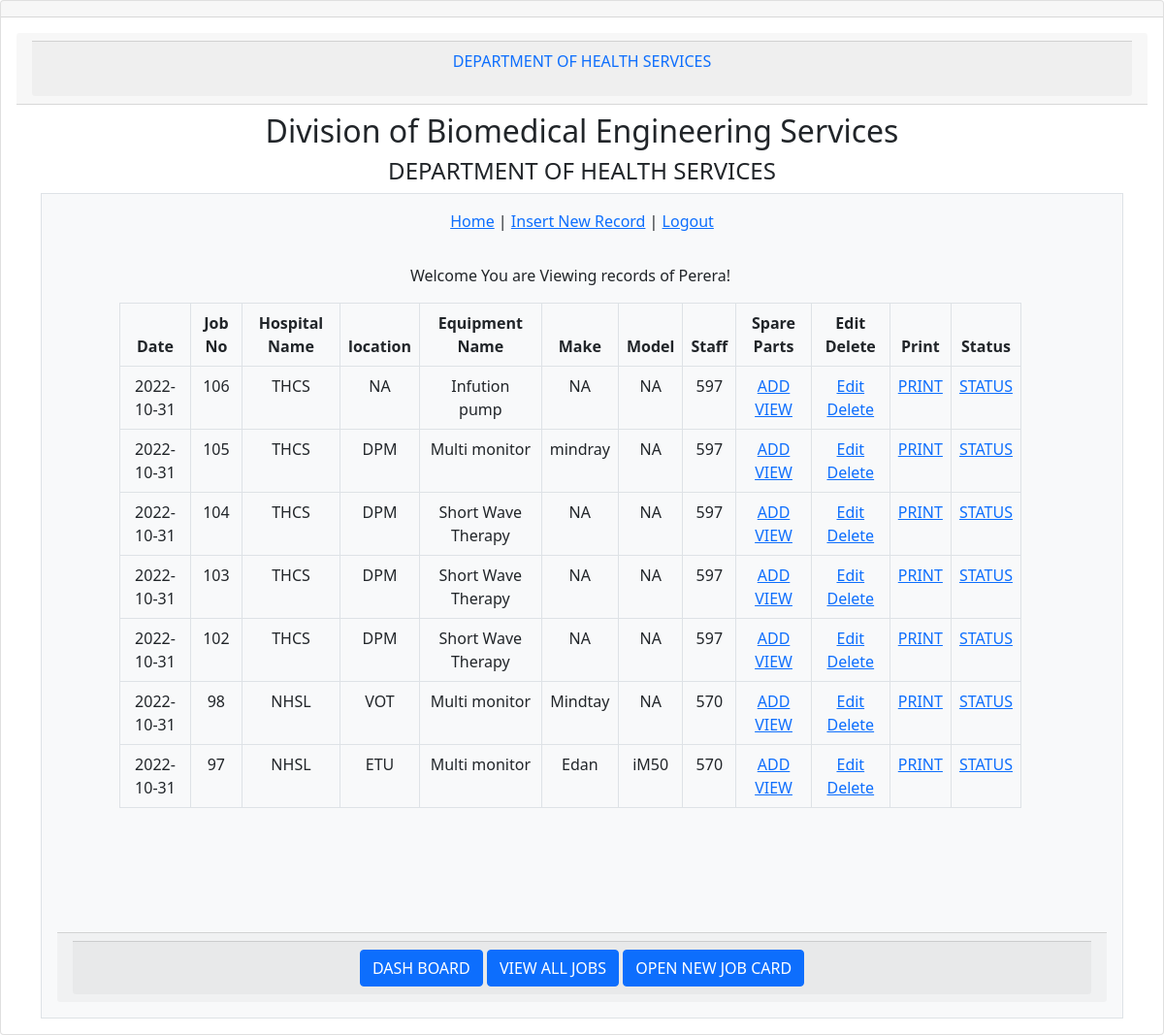
Screenshot of /view.php (signed in) with the database file from the repository.
### tables this page shows
CREATE TABLE IF NOT EXISTS `job_card` (
  `id` int(50) NOT NULL AUTO_INCREMENT,
  `bes_unit` varchar(10) NOT NULL,
  `trn_date` date NOT NULL,
  `hospital_name` varchar(100) NOT NULL,
  `h_type` varchar(10) NOT NULL,
  `equipment_name` varchar(50) NOT NULL,
  `equipment_make` varchar(20) DEFAULT NULL,
  `equipment_model` varchar(20) DEFAULT NULL,
  `location` varchar(20) DEFAULT NULL,
  `s_id` varchar(10) DEFAULT NULL,
  `submittedby` varchar(50) NOT NULL,
  PRIMARY KEY (`id`)
);

### view.php (the view, shortened to what this page needs)
<?php
require('db.php');
?>
<!DOCTYPE html>
<html>
<head>
    <link href="https://cdn.jsdelivr.net/npm/bootstrap@5.0.2/dist/css/bootstrap.min.css" rel="stylesheet">
</head>
<div class="card text-center">
  <div class="card-header">
  </div>
 <div class="card-body">
 <div class="card-header">
	  <div class="card-footer text-muted">
	  <p class="text-primary">DEPARTMENT OF HEALTH SERVICES</p>
	</div>
	</div>
<body>
<div id="main">
	<div id="header">
	  <div id="logo">
		<div id="logo_text">
		  <h2>Division of Biomedical Engineering Services</h2>
		  <h4> DEPARTMENT OF HEALTH SERVICES  </h4>
        <div class="container overflow-hidden">
            <div class="row gx-5">
                <div class="col">
                <div class="p-3 border bg-light">
<div class="form">
<p><a href="index.php">Home</a> | <a href="insert.php">Insert New Record</a> | <a href="logout.php">Logout</a></p>
<div class="card-body">
<body>
<div class="container">
 <div class="row">
    <div class="row justify-content-center">
    <div class="col-auto">
    <div class="table-responsive">
      <table class="table table-bordered ">
<thead>
<tr><th><strong>Date</strong></th>
	<th><strong>Job No</strong></th>
	<th><strong>Hospital Name</strong></th>
	<th><strong>location</strong></th>
	<th><strong>Equipment Name</strong></th>
	<th><strong>Make</strong></th>
	<th><strong>Model</strong></th>
	<th><strong>Staff</strong></th>
	<th><strong>Spare Parts</strong></th>
	<th><strong>Edit Delete</strong></th>
	<th><strong>Print</strong></th>
	<th><strong>Status</strong></th>  </tr>
</thead>
<tbody>
<p>Welcome You are Viewing records of <?php echo $_SESSION['username']; ?>!</p>
 <?php $currentUser = $_SESSION['username'];  ?>
 <?php
$count=1;
$sel_query="Select * from job_card WHERE submittedby='$currentUser'  ORDER BY id desc;";
$result = mysqli_query($con,$sel_query);
while($row = mysqli_fetch_assoc($result)) { ?>
<tr><td align="center"><?php echo $row["trn_date"]; ?></td>
	<td align="center"><?php echo $row["id"]; ?></td>
	<td align="center"><?php echo $row["hospital_name"]; ?></td>
	<td align="center"><?php echo $row["location"]; ?></td>
	<td align="center"><?php echo $row["equipment_name"]; ?></td>
	<td align="center"><?php echo $row["equipment_make"]; ?></td>
	<td align="center"><?php echo $row["equipment_model"]; ?></td>
	<td align="center"><?php echo $row["s_id"]; ?></td>
	<td align="center"> <a href="spare_parts.php?id=<?php echo $row["id"]; ?>"> ADD </a> <a href ="view_spare_parts.php?id=<?php echo $row["id"];?>"> VIEW </a></td>
	<td align="center"><a href="edit.php?id=<?php echo $row["id"]; ?>"> Edit </a> <a href="delete.php?id=<?php echo $row["id"]; ?>"> Delete </a> </td> </td>
	<td align="center"><a href="http://localhost/bmesto/fpdf/index.php?id=<?php echo $row["id"]; ?>"> PRINT </a></td>
	<td align="center"><a href="job_status.php?id=<?php echo $row["id"]; ?>"> STATUS </a> </td></tr>
<?php $count++; } ?>
</tbody>
</table>
</div>
</div>
</div>
</div>
</div>
<br /><br /><br /><br />
</div>
</body>
<div class="caard-text center">
	<div class="card-footer ">
	<div class="card-footer text-muted">
		<a class="btn btn-primary" href="dashboard.php" role="button">DASH BOARD</a>
		<a class="btn btn-primary" href="view.php" role="button">VIEW ALL JOBS</a>
		<a class="btn btn-primary" href="insert.php" role="button">OPEN NEW JOB CARD</a>
	</div>
	</div>
	</div>
</html>

### rows the page displays
job_card: trn_date "2022-10-31", id "106", hospital_name "THCS", location "NA", equipment_name "Infution pump", equipment_make "NA", equipment_model "NA", s "597"
job_card: trn_date "2022-10-31", id "105", hospital_name "THCS", location "DPM", equipment_name "Multi monitor", equipment_make "mindray", equipment_model "NA", s "597"
job_card: trn_date "2022-10-31", id "104", hospital_name "THCS", location "DPM", equipment_name "Short Wave Therapy", equipment_make "NA", equipment_model "NA", s "597"
job_card: trn_date "2022-10-31", id "103", hospital_name "THCS", location "DPM", equipment_name "Short Wave Therapy", equipment_make "NA", equipment_model "NA", s "597"
job_card: trn_date "2022-10-31", id "102", hospital_name "THCS", location "DPM", equipment_name "Short Wave Therapy", equipment_make "NA", equipment_model "NA", s "597"
job_card: trn_date "2022-10-31", id "98", hospital_name "NHSL", location "VOT", equipment_name "Multi monitor", equipment_make "Mindtay", equipment_model "NA", s "570"
job_card: trn_date "2022-10-31", id "97", hospital_name "NHSL", location "ETU", equipment_name "Multi monitor", equipment_make "Edan", equipment_model "iM50", s "570"

### other values shown
$_SESSION['username'] "Perera"
